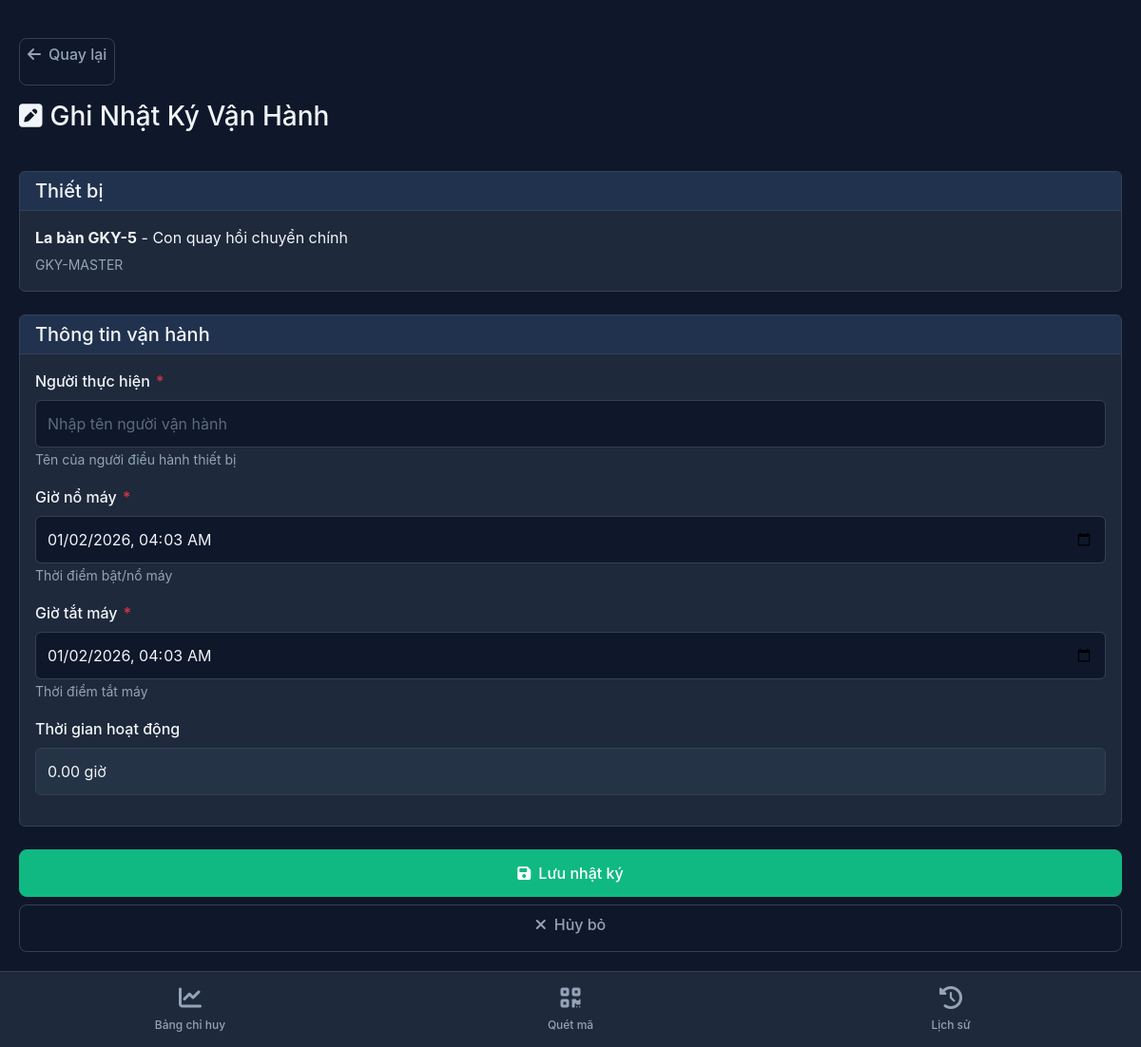
Page /ghi-nhat-ky/GKY-MASTER/ on the committed database.
### qlthietbi/models.py (models this page shows, shortened)
class Device(models.Model):
    department = models.ForeignKey(Department, on_delete = models.CASCADE, verbose_name = "Thuộc ngành")
    name = models.CharField(max_length = 200, verbose_name="Tên thiết bị")
    description = models.TextField(blank = True, verbose_name = "Mô tả")
    total_system_hours = models.FloatField(default = 0.0, verbose_name = "Tổng giờ tích luỹ")
    class Meta:
        verbose_name = "3. Hệ thống thiết bị (Cha)"
        verbose_name_plural = "3. Hệ thống thiết bị (Cha)"

class DeviceUnit(models.Model):
    STATUS_CHOICES = [
        ('NORMAL', 'Hoạt động bình thường'),
        ('MAINTENANCE','Bảo dưỡng'),
        ('ERROR', 'Lỗi')
    ]
    device = models.ForeignKey(Device, on_delete = models.CASCADE, related_name = 'units', verbose_name = "Thuộc Hệ thống")
    location = models.ForeignKey(Location, on_delete = models.SET_NULL, null = True, verbose_name = "Vị trí lắp đặt")
    name = models.CharField(max_length = 200, verbose_name = "Tên khối")
    qr_code = models.CharField(max_length = 50, unique = True, verbose_name = "Mã QR")
    qr_image = models.ImageField(upload_to='qr_codes/units/', blank=True, null=True, verbose_name="Mã QR")
    current_hours = models.FloatField(default = 0.0, verbose_name = "Giờ chạy")
    maintenance_threshold = models.FloatField(default = 500.0, verbose_name = "Định mức bảo dưỡng")
    status = models.CharField(max_length  = 20, choices = STATUS_CHOICES, default = 'NORMAL', verbose_name = "Trạng thái")
    class Meta:
        verbose_name = "4. Khối chi tiết"
        verbose_name_plural = "4. Khối chi tiết"

### qlthietbi/views.py (the view, shortened to what this page needs)
# urls.py: path('ghi-nhat-ky/<str:qr_code>/', views.log_entry, name='log_entry'),
@require_http_methods(["GET", "POST"])
def log_entry(request, qr_code):
    device_unit = get_object_or_404(DeviceUnit, qr_code=qr_code)
    device = device_unit.device
    context = {
        'device': device,
        'device_unit': device_unit,
    }
    return render(request, 'qlthietbi/log_entry.html', context)

### qlthietbi/templates/qlthietbi/log_entry.html (shortened to what this page needs)
{% extends 'qlthietbi/base.html' %}
{% block content %}
<div class="row mb-4">
    <div class="col-12">
        <a href="{% url 'device_detail' device_unit.qr_code %}" class="btn btn-sm btn-outline-secondary mb-3">
            <i class="fas fa-arrow-left me-2"></i>Quay lại
        </a>
        <h1 class="h3 mb-3">
            <i class="fas fa-pen-square me-2"></i>Ghi Nhật Ký Vận Hành
        </h1>
    </div>
</div>
<div class="row mb-4">
    <div class="col-12">
        <div class="card">
            <div class="card-header">
                <h5 class="mb-0">Thiết bị</h5>
            </div>
            <div class="card-body">
                <p class="mb-1">
                    <strong>{{ device.name }}</strong> - {{ device_unit.name }}
                </p>
                <small class="text-muted">{{ device_unit.qr_code }}</small>
            </div>
        </div>
    </div>
</div>
<div class="row">
    <div class="col-12">
        <form method="post" id="log-form">
            <div class="card">
                <div class="card-header">
                    <h5 class="mb-0">Thông tin vận hành</h5>
                </div>
                <div class="card-body">
                    <div class="mb-3">
                        <label for="operator_name" class="form-label">Người thực hiện <span class="text-danger">*</span></label>
                        <input
                            type="text"
                            class="form-control"
                            id="operator_name"
                            name="operator_name"
                            placeholder="Nhập tên người vận hành"
                            required
                        >
                        <small class="form-text text-muted">Tên của người điều hành thiết bị</small>
                    </div>
                    <div class="mb-3">
                        <label for="start_time" class="form-label">Giờ nổ máy <span class="text-danger">*</span></label>
                        <input
                            type="datetime-local"
                            class="form-control"
                            id="start_time"
                            name="start_time"
                            required
                        >
                        <small class="form-text text-muted">Thời điểm bật/nổ máy</small>
                    </div>
                    <div class="mb-3">
                        <label for="end_time" class="form-label">Giờ tắt máy <span class="text-danger">*</span></label>
                        <input
                            type="datetime-local"
                            class="form-control"
                            id="end_time"
                            name="end_time"
                            required
                        >
                        <small class="form-text text-muted">Thời điểm tắt máy</small>
                    </div>
                    <div class="mb-3">
                        <label for="duration_display" class="form-label">Thời gian hoạt động</label>
                        <input
                            type="text"
                            class="form-control"
                            id="duration_display"
                            placeholder="-- giờ"
                            readonly
                            style="background-color: rgba(65, 90, 119, 0.2); cursor: not-allowed;"
                        >
                    </div>
                </div>
            </div>
            <div class="d-grid gap-2 mt-4">
                <button type="submit" class="btn btn-success btn-lg">
                    <i class="fas fa-save me-2"></i>Lưu nhật ký
                </button>
                <a href="{% url 'device_detail' device_unit.qr_code %}" class="btn btn-outline-secondary btn-lg">
                    <i class="fas fa-times me-2"></i>Hủy bỏ
                </a>
            </div>
        </form>
    </div>
</div>
{% endblock %}

### qlthietbi/templates/qlthietbi/base.html (style rules this page uses)
:root { --bg-primary: #0f172a; --bg-surface: #1e293b; --text-primary: #f1f5f9; --text-muted: #94a3b8; --border-color: #334155; --accent-primary: #3b82f6; --accent-success: #10b981; --accent-warning: #f59e0b; --accent-danger: #ef4444; }
* { margin: 0; padding: 0; box-sizing: border-box; }
body { background-color: var(--bg-primary); color: var(--text-primary); font-family: -apple-system, BlinkMacSystemFont, 'Segoe UI', Roboto, 'Helvetica Neue', Arial, sans-serif; padding-bottom: 80px; }
.card { background-color: var(--bg-surface); border: 1px solid var(--border-color); color: var(--text-primary); }
.card-header { background-color: rgba(59, 130, 246, 0.1); border-bottom: 1px solid var(--border-color); }
.btn { min-height: 50px; font-weight: 500; border-radius: 8px; font-size: 16px; }
.btn-success { background-color: var(--accent-success); border-color: var(--accent-success); }
.btn-outline-secondary { border-color: var(--border-color); color: var(--text-muted); }
.form-control, .form-select { background-color: var(--bg-primary); border: 1px solid var(--border-color); color: var(--text-primary); min-height: 50px; font-size: 16px; }
.form-control::placeholder { color: #64748b; font-weight: 400; opacity: 0.9; }
.form-label { color: var(--text-primary); font-weight: 500; margin-bottom: 8px; }
.form-label .text-danger { color: var(--accent-danger); margin-left: 2px; }
.text-muted { color: var(--text-muted) !important; }

### rows in the picture
Device: name "La bàn GKY-5"
DeviceUnit: name "Con quay hồi chuyển chính", qr_code "GKY-MASTER"
